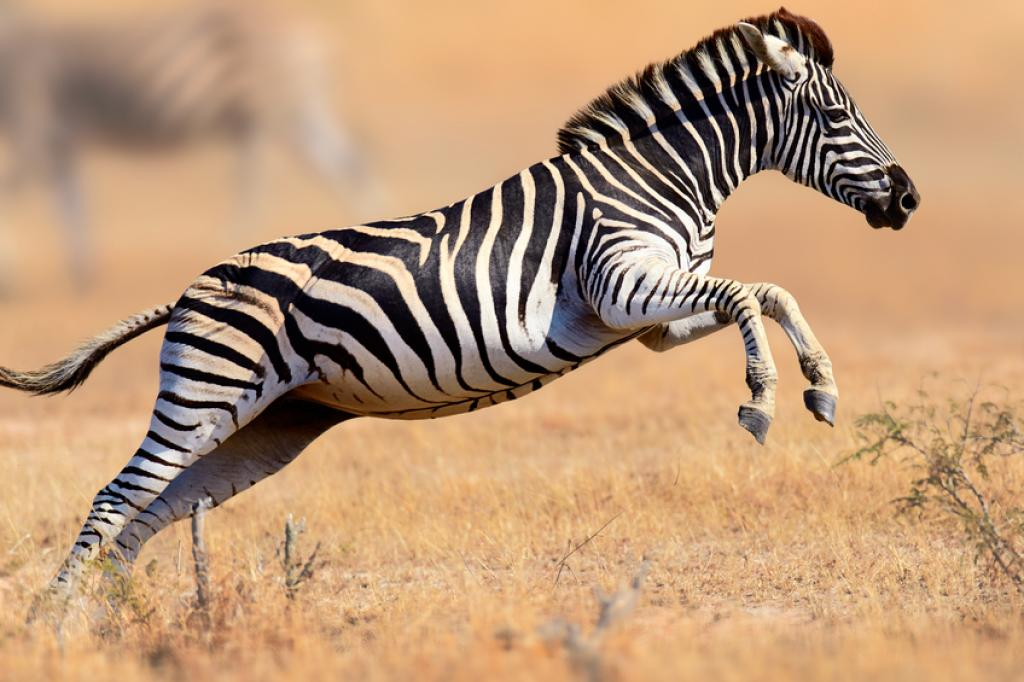
#> input picture Ascii/zebra.jpg, 1024 x 682 px, found by its file name
$ python Ascii.py
#> lines starting #> are read from the running program, lines starting #| are printed output that depends on the picture
import cv2
import numpy as np
from PIL import Image, ImageDraw, ImageOps, ImageFont

# Characters used for Mapping to Pixels
Character = {
    "standard": "@%#*+=-:. ",
    "complex": "$@B%8&WM#*oahkbdpqwmZO0QLCJUYXzcvunxrjft/\|()1{}[]?-_+~<>i!lI;:,\"^`'. "
}


def get_data(mode):
    font = ImageFont.truetype("DejaVuSansMono-Bold.ttf", size=20)
    scale = 2
    char_list = Character[mode]
    return char_list, font, scale


# Making Background Black or White
bg=input("Which background do you prefer(black or white)?")

if bg == "white":
    bg_code = 255
elif bg == "black":
    bg_code = 0

# Getting the character List, Font and Scaling characters for square Pixels
char_list, font, scale = get_data("complex")
num_chars = len(char_list)
num_cols = 300

# Reading Input Image
image = cv2.imread("zebra.jpg")
#> image is the input picture: shape (682, 1024, 3); mean B, G, R 118.9, 152.3, 188.7

# Converting Color Image to Grayscale
image = cv2.cvtColor(image, cv2.COLOR_BGR2GRAY)
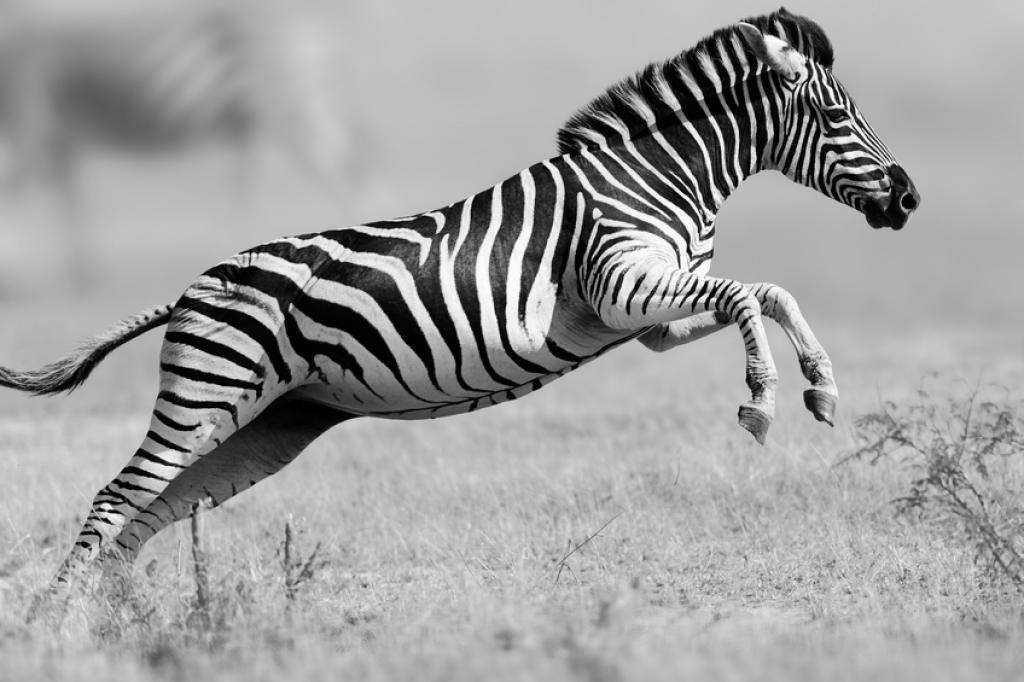
#> image: shape (682, 1024); min 0, max 255, mean 159.4

# Extracting height and width from Image
height, width = image.shape
#> height = 682; width = 1024

# Defining height and width of each cell==pixel
cell_w = width / num_cols
#> cell_w = 3.41
cell_h = scale * cell_w
#> cell_h = 6.83
num_rows = int(height / cell_h)
#> num_rows = 99

# Calculating Height and Width of the output Image
char_width, char_height = font.getsize("A")
out_width = char_width * num_cols
out_height = scale * char_height * num_rows
#> out_height = 3762

# Making a new Image using PIL
#> (the run stopped early here; a loop or call above may not have finished)
